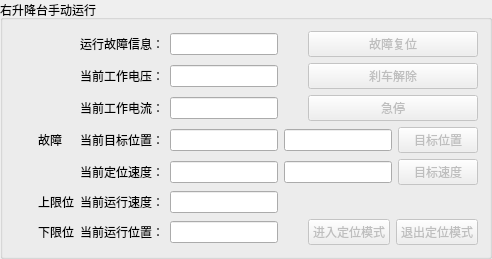
            <widget class="QGroupBox" name="groupBox_40">
             <property name="title">
              <string>右升降台手动运行</string>
             </property>
             <layout class="QGridLayout" name="gridLayout_19">
              <item row="5" column="1">
               <layout class="QHBoxLayout" name="horizontalLayout_205">
                <item>
                 <widget class="QLabel" name="label_66">
                  <property name="text">
                   <string>当前运行速度：</string>
                  </property>
                 </widget>
                </item>
                <item>
                 <widget class="QLineEdit" name="InputRegisters_76">
                  <property name="sizePolicy">
                   <sizepolicy hsizetype="Preferred" vsizetype="Fixed">
                    <horstretch>0</horstretch>
                    <verstretch>0</verstretch>
                   </sizepolicy>
                  </property>
                  <property name="text">
                   <string/>
                  </property>
                  <property name="readOnly">
                   <bool>true</bool>
                  </property>
                 </widget>
                </item>
               </layout>
              </item>
              <item row="3" column="0">
               <layout class="QHBoxLayout" name="horizontalLayout_138">
                <item>
                 <widget class="c_Fr_Light" name="DiscreteInputs_203" native="true">
                  <property name="sizePolicy">
                   <sizepolicy hsizetype="Maximum" vsizetype="Maximum">
                    <horstretch>0</horstretch>
                    <verstretch>0</verstretch>
                   </sizepolicy>
                  </property>
                  <layout class="QGridLayout" name="gridLayout_198"/>
                 </widget>
                </item>
                <item>
                 <widget class="QLabel" name="label_358">
                  <property name="sizePolicy">
                   <sizepolicy hsizetype="Preferred" vsizetype="Fixed">
                    <horstretch>0</horstretch>
                    <verstretch>0</verstretch>
                   </sizepolicy>
                  </property>
                  <property name="text">
                   <string>故障</string>
                  </property>
                 </widget>
                </item>
               </layout>
              </item>
              <item row="3" column="1">
               <layout class="QHBoxLayout" name="horizontalLayout_209">
                <item>
                 <widget class="QLabel" name="label_81">
                  <property name="text">
                   <string>当前目标位置：</string>
                  </property>
                 </widget>
                </item>
                <item>
                 <widget class="QLineEdit" name="InputRegisters_34">
                  <property name="sizePolicy">
                   <sizepolicy hsizetype="Preferred" vsizetype="Fixed">
                    <horstretch>0</horstretch>
                    <verstretch>0</verstretch>
                   </sizepolicy>
                  </property>
                  <property name="readOnly">
                   <bool>true</bool>
                  </property>
                 </widget>
                </item>
               </layout>
              </item>
              <item row="0" column="1">
               <layout class="QHBoxLayout" name="horizontalLayout_203">
                <item>
                 <widget class="QLabel" name="label_61">
                  <property name="text">
                   <string>运行故障信息：</string>
                  </property>
                 </widget>
                </item>
                <item>
                 <widget class="QLineEdit" name="InputRegisters_85">
                  <property name="sizePolicy">
                   <sizepolicy hsizetype="Preferred" vsizetype="Fixed">
                    <horstretch>0</horstretch>
                    <verstretch>0</verstretch>
                   </sizepolicy>
                  </property>
                  <property name="readOnly">
                   <bool>true</bool>
                  </property>
                 </widget>
                </item>
               </layout>
              </item>
              <item row="3" column="2">
               <layout class="QHBoxLayout" name="horizontalLayout_89">
                <item>
                 <widget class="QLineEdit" name="HoldingRegisters_34">
                  <property name="sizePolicy">
                   <sizepolicy hsizetype="Preferred" vsizetype="Fixed">
                    <horstretch>0</horstretch>
                    <verstretch>0</verstretch>
                   </sizepolicy>
                  </property>
                  <property name="text">
                   <string/>
                  </property>
                 </widget>
                </item>
                <item>
                 <widget class="QPushButton" name="Set_HoldingRegisters_34">
                  <property name="enabled">
                   <bool>false</bool>
                  </property>
                  <property name="text">
                   <string>目标位置</string>
                  </property>
                 </widget>
                </item>
               </layout>
              </item>
              <item row="5" column="0">
               <layout class="QHBoxLayout" name="horizontalLayout_140">
                <item>
                 <widget class="c_Fr_Light" name="DiscreteInputs_201" native="true">
                  <property name="sizePolicy">
                   <sizepolicy hsizetype="Maximum" vsizetype="Maximum">
                    <horstretch>0</horstretch>
                    <verstretch>0</verstretch>
                   </sizepolicy>
                  </property>
                  <layout class="QGridLayout" name="gridLayout_200"/>
                 </widget>
                </item>
                <item>
                 <widget class="QLabel" name="label_360">
                  <property name="sizePolicy">
                   <sizepolicy hsizetype="Preferred" vsizetype="Fixed">
                    <horstretch>0</horstretch>
                    <verstretch>0</verstretch>
                   </sizepolicy>
                  </property>
                  <property name="text">
                   <string>上限位</string>
                  </property>
                 </widget>
                </item>
               </layout>
              </item>
              <item row="6" column="0">
               <layout class="QHBoxLayout" name="horizontalLayout_141">
                <item>
                 <widget class="c_Fr_Light" name="DiscreteInputs_202" native="true">
                  <property name="sizePolicy">
                   <sizepolicy hsizetype="Maximum" vsizetype="Maximum">
                    <horstretch>0</horstretch>
                    <verstretch>0</verstretch>
                   </sizepolicy>
                  </property>
                  <layout class="QGridLayout" name="gridLayout_201"/>
                 </widget>
                </item>
                <item>
                 <widget class="QLabel" name="label_361">
                  <property name="sizePolicy">
                   <sizepolicy hsizetype="Preferred" vsizetype="Fixed">
                    <horstretch>0</horstretch>
                    <verstretch>0</verstretch>
                   </sizepolicy>
                  </property>
                  <property name="text">
                   <string>下限位</string>
                  </property>
                 </widget>
                </item>
               </layout>
              </item>
              <item row="2" column="1">
               <layout class="QHBoxLayout" name="horizontalLayout_213">
                <item>
                 <widget class="QLabel" name="label_84">
                  <property name="text">
                   <string>当前工作电流：</string>
                  </property>
                 </widget>
                </item>
                <item>
                 <widget class="QLineEdit" name="InputRegisters_78">
                  <property name="sizePolicy">
                   <sizepolicy hsizetype="Preferred" vsizetype="Fixed">
                    <horstretch>0</horstretch>
                    <verstretch>0</verstretch>
                   </sizepolicy>
                  </property>
                  <property name="readOnly">
                   <bool>true</bool>
                  </property>
                 </widget>
                </item>
               </layout>
              </item>
              <item row="4" column="2">
               <layout class="QHBoxLayout" name="horizontalLayout_90">
                <item>
                 <widget class="QLineEdit" name="HoldingRegisters_32">
                  <property name="sizePolicy">
                   <sizepolicy hsizetype="Preferred" vsizetype="Fixed">
                    <horstretch>0</horstretch>
                    <verstretch>0</verstretch>
                   </sizepolicy>
                  </property>
                  <property name="text">
                   <string/>
                  </property>
                 </widget>
                </item>
                <item>
                 <widget class="QPushButton" name="Set_HoldingRegisters_32">
                  <property name="enabled">
                   <bool>false</bool>
                  </property>
                  <property name="text">
                   <string>目标速度</string>
                  </property>
                 </widget>
                </item>
               </layout>
              </item>
              <item row="1" column="1">
               <layout class="QHBoxLayout" name="horizontalLayout_212">
                <item>
                 <widget class="QLabel" name="label_82">
                  <property name="text">
                   <string>当前工作电压：</string>
                  </property>
                 </widget>
                </item>
                <item>
                 <widget class="QLineEdit" name="InputRegisters_80">
                  <property name="sizePolicy">
                   <sizepolicy hsizetype="Preferred" vsizetype="Fixed">
                    <horstretch>0</horstretch>
                    <verstretch>0</verstretch>
                   </sizepolicy>
                  </property>
                  <property name="readOnly">
                   <bool>true</bool>
                  </property>
                 </widget>
                </item>
               </layout>
              </item>
              <item row="4" column="1">
               <layout class="QHBoxLayout" name="horizontalLayout_208">
                <item>
                 <widget class="QLabel" name="label_80">
                  <property name="text">
                   <string>当前定位速度：</string>
                  </property>
                 </widget>
                </item>
                <item>
                 <widget class="QLineEdit" name="InputRegisters_32">
                  <property name="sizePolicy">
                   <sizepolicy hsizetype="Preferred" vsizetype="Fixed">
                    <horstretch>0</horstretch>
                    <verstretch>0</verstretch>
                   </sizepolicy>
                  </property>
                  <property name="readOnly">
                   <bool>true</bool>
                  </property>
                 </widget>
                </item>
               </layout>
              </item>
              <item row="6" column="1">
               <layout class="QHBoxLayout" name="horizontalLayout_204">
                <item>
                 <widget class="QLabel" name="label_64">
                  <property name="text">
                   <string>当前运行位置：</string>
                  </property>
                 </widget>
                </item>
                <item>
                 <widget class="QLineEdit" name="InputRegisters_74">
                  <property name="sizePolicy">
                   <sizepolicy hsizetype="Preferred" vsizetype="Fixed">
                    <horstretch>0</horstretch>
                    <verstretch>0</verstretch>
                   </sizepolicy>
                  </property>
                  <property name="text">
                   <string/>
                  </property>
                  <property name="readOnly">
                   <bool>true</bool>
                  </property>
                 </widget>
                </item>
               </layout>
              </item>
              <item row="6" column="2">
               <layout class="QHBoxLayout" name="horizontalLayout_126">
                <item>
                 <widget class="c_Fr_Light" name="DiscreteInputs_52" native="true">
                  <property name="sizePolicy">
                   <sizepolicy hsizetype="Maximum" vsizetype="Maximum">
                    <horstretch>0</horstretch>
                    <verstretch>0</verstretch>
                   </sizepolicy>
                  </property>
                  <layout class="QGridLayout" name="gridLayout_193"/>
                 </widget>
                </item>
                <item>
                 <widget class="QPushButton" name="Set_Coils_52">
                  <property name="enabled">
                   <bool>false</bool>
                  </property>
                  <property name="sizePolicy">
                   <sizepolicy hsizetype="Preferred" vsizetype="Fixed">
                    <horstretch>0</horstretch>
                    <verstretch>0</verstretch>
                   </sizepolicy>
                  </property>
                  <property name="text">
                   <string>进入定位模式</string>
                  </property>
                 </widget>
                </item>
                <item>
                 <widget class="QPushButton" name="Reset_Coils_52">
                  <property name="enabled">
                   <bool>false</bool>
                  </property>
                  <property name="sizePolicy">
                   <sizepolicy hsizetype="Preferred" vsizetype="Fixed">
                    <horstretch>0</horstretch>
                    <verstretch>0</verstretch>
                   </sizepolicy>
                  </property>
                  <property name="text">
                   <string>退出定位模式</string>
                  </property>
                 </widget>
                </item>
               </layout>
              </item>
              <item row="2" column="2">
               <layout class="QHBoxLayout" name="horizontalLayout_194">
                <item>
                 <widget class="c_Fr_Light" name="DiscreteInputs_49" native="true">
                  <property name="sizePolicy">
                   <sizepolicy hsizetype="Maximum" vsizetype="Maximum">
                    <horstretch>0</horstretch>
                    <verstretch>0</verstretch>
                   </sizepolicy>
                  </property>
                  <layout class="QGridLayout" name="gridLayout_225"/>
                 </widget>
                </item>
                <item>
                 <widget class="QPushButton" name="Coils_49">
                  <property name="enabled">
                   <bool>false</bool>
                  </property>
                  <property name="sizePolicy">
                   <sizepolicy hsizetype="Preferred" vsizetype="Fixed">
                    <horstretch>0</horstretch>
                    <verstretch>0</verstretch>
                   </sizepolicy>
                  </property>
                  <property name="text">
                   <string>急停</string>
                  </property>
                 </widget>
                </item>
               </layout>
              </item>
              <item row="1" column="2">
               <layout class="QHBoxLayout" name="horizontalLayout_183">
                <item>
                 <widget class="c_Fr_Light" name="DiscreteInputs_56" native="true">
                  <property name="sizePolicy">
                   <sizepolicy hsizetype="Maximum" vsizetype="Maximum">
                    <horstretch>0</horstretch>
                    <verstretch>0</verstretch>
                   </sizepolicy>
                  </property>
                  <layout class="QGridLayout" name="gridLayout_214"/>
                 </widget>
                </item>
                <item>
                 <widget class="QPushButton" name="Coils_56">
                  <property name="enabled">
                   <bool>false</bool>
                  </property>
                  <property name="sizePolicy">
                   <sizepolicy hsizetype="Preferred" vsizetype="Fixed">
                    <horstretch>0</horstretch>
                    <verstretch>0</verstretch>
                   </sizepolicy>
                  </property>
                  <property name="text">
                   <string>刹车解除</string>
                  </property>
                 </widget>
                </item>
               </layout>
              </item>
              <item row="0" column="2">
               <layout class="QHBoxLayout" name="horizontalLayout_192">
                <item>
                 <widget class="c_Fr_Light" name="DiscreteInputs_45" native="true">
                  <property name="sizePolicy">
                   <sizepolicy hsizetype="Maximum" vsizetype="Maximum">
                    <horstretch>0</horstretch>
                    <verstretch>0</verstretch>
                   </sizepolicy>
                  </property>
                  <layout class="QGridLayout" name="gridLayout_223"/>
                 </widget>
                </item>
                <item>
                 <widget class="QPushButton" name="Coils_45">
                  <property name="enabled">
                   <bool>false</bool>
                  </property>
                  <property name="sizePolicy">
                   <sizepolicy hsizetype="Preferred" vsizetype="Fixed">
                    <horstretch>0</horstretch>
                    <verstretch>0</verstretch>
                   </sizepolicy>
                  </property>
                  <property name="text">
                   <string>故障复位</string>
                  </property>
                 </widget>
                </item>
               </layout>
              </item>
             </layout>
            </widget>
